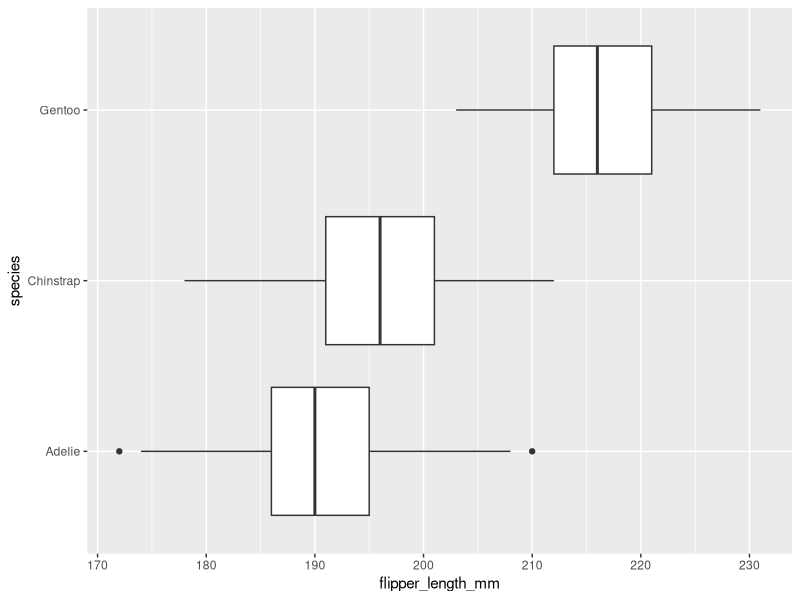
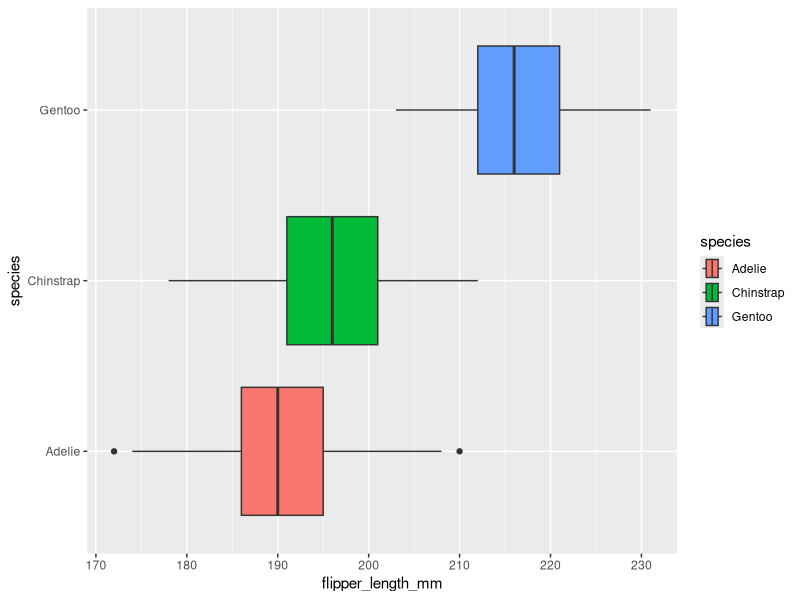
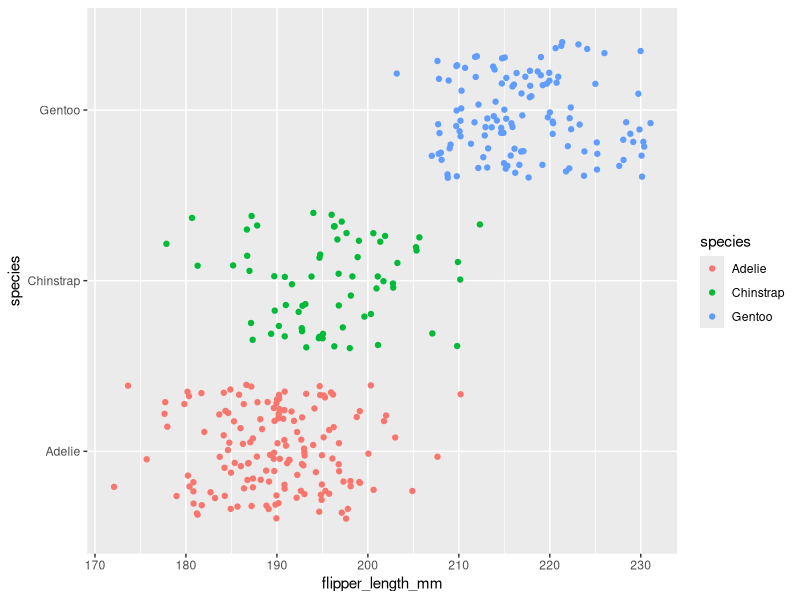
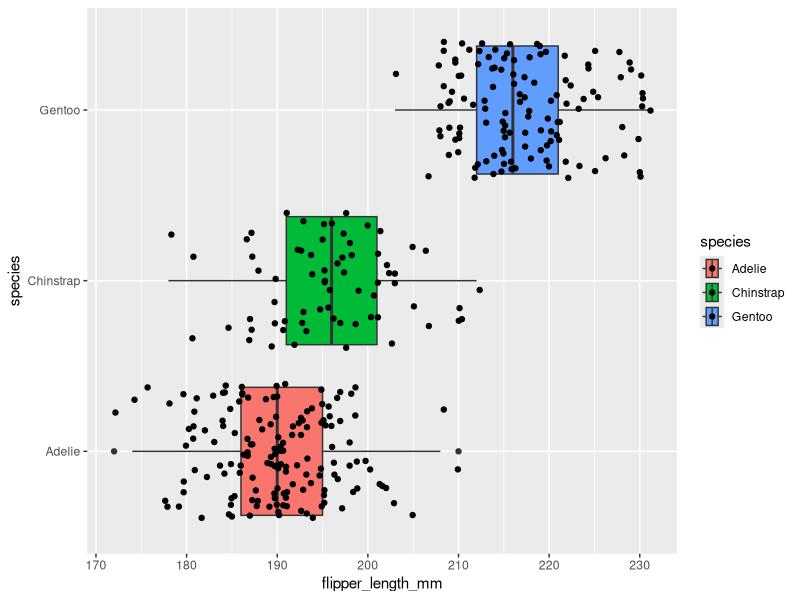
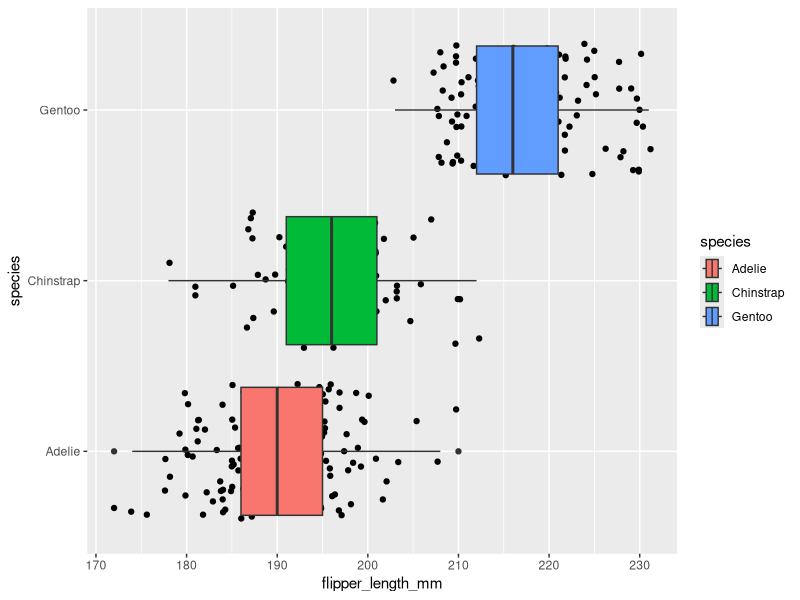
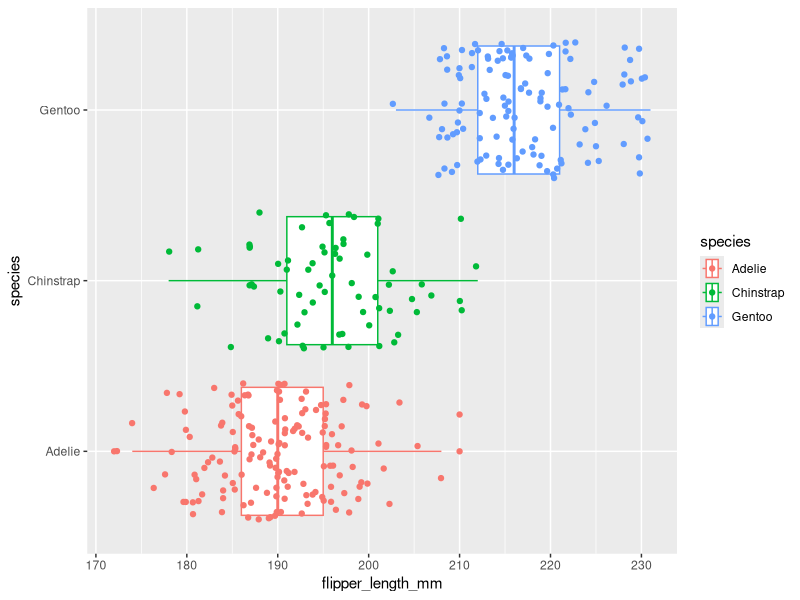
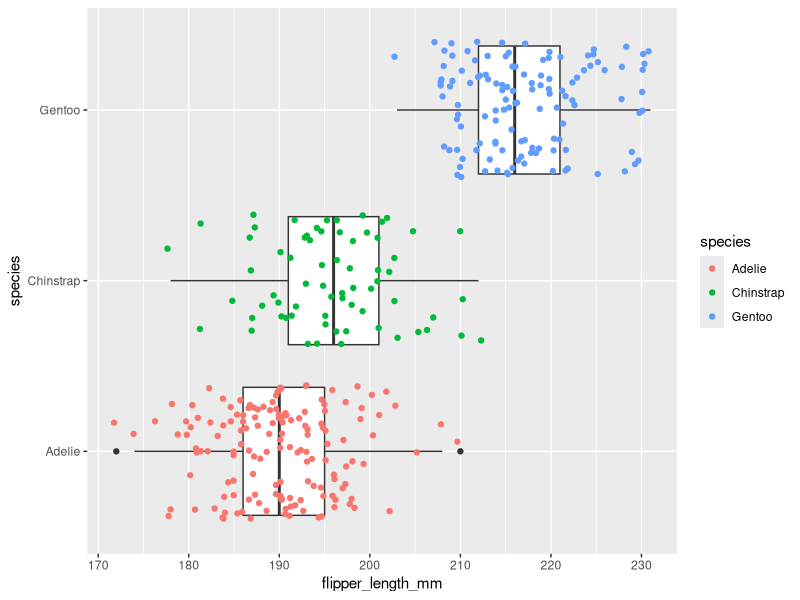
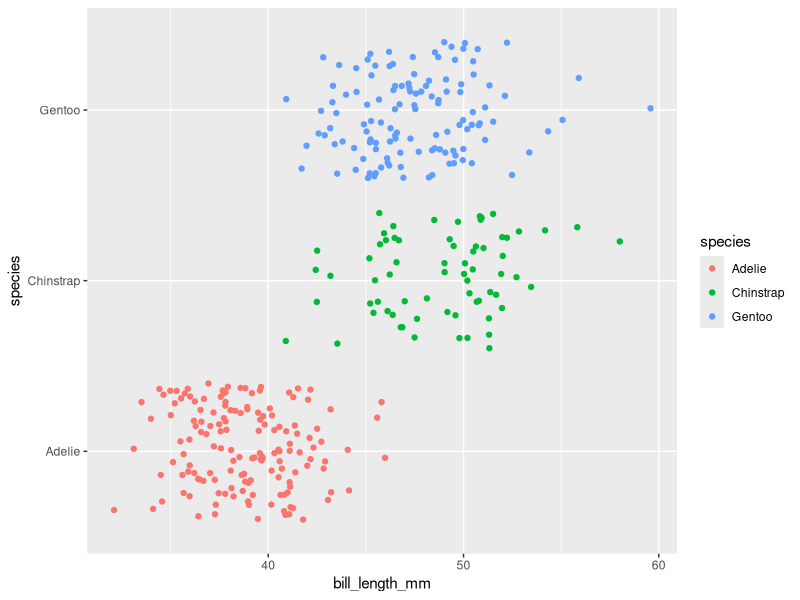

Generate these figures, in order, with R:
## ---- chunk 1
knitr::opts_chunk$set(error = TRUE)
## ---- chunk 2
library(palmerpenguins)
penguins
## ---- chunk 3
library(ggplot2)
## ---- chunk 4
ggplot(data = penguins, mapping = aes(x = flipper_length_mm, y = species)) +
  geom_boxplot()
## ---- chunk 5
ggplot(data = penguins, mapping = aes(x = flipper_length_mm, y = species, fill = species)) +
  geom_boxplot()
## ---- chunk 6
ggplot(data = penguins, mapping = aes(x = flipper_length_mm, y = species, color = species)) +
  geom_jitter()
## ---- chunk 7
ggplot(data = penguins, mapping = aes(x = flipper_length_mm, y = species, fill = species)) +
  geom_boxplot() +
  geom_jitter()

ggplot(data = penguins, mapping = aes(x = flipper_length_mm, y = species, fill = species)) +
  geom_jitter() +
  geom_boxplot()

## ---- chunk 8
ggplot(data = penguins, mapping = aes(x = flipper_length_mm, y = species, color = species)) +
  geom_boxplot() +
  geom_jitter()

ggplot(data = penguins, mapping = aes(x = flipper_length_mm, y = species)) +
  geom_boxplot() +
  geom_jitter(mapping = aes(color = species))
## ---- chunk 9
ggplot(data = penguins, mapping = aes(x = bill_length_mm, y = species, color = species)) +
  geom_jitter()
## ---- chunk 10
ggplot(data = penguins, mapping = aes(x = bill_length_mm, y = sex, color = sex)) +
  geom_jitter()
## ---- chunk 11
ggplot(data = penguins, mapping = aes(x = bill_length_mm, y = island, color = island)) +
  geom_jitter()
## ---- chunk 12
ggplot(data = penguins, mapping = aes(x = flipper_length_mm, y = body_mass_g)) +
  geom_jitter()
## ---- chunk 13
ggplot(data = penguins, mapping = aes(x = flipper_length_mm, y = body_mass_g, color = species, shape = species)) +
  geom_jitter()
## ---- chunk 14
ggplot(data = penguins, mapping = aes(x = flipper_length_mm, y = body_mass_g, color = species, shape = species)) +
  geom_jitter(size = 1, alpha = .5)
